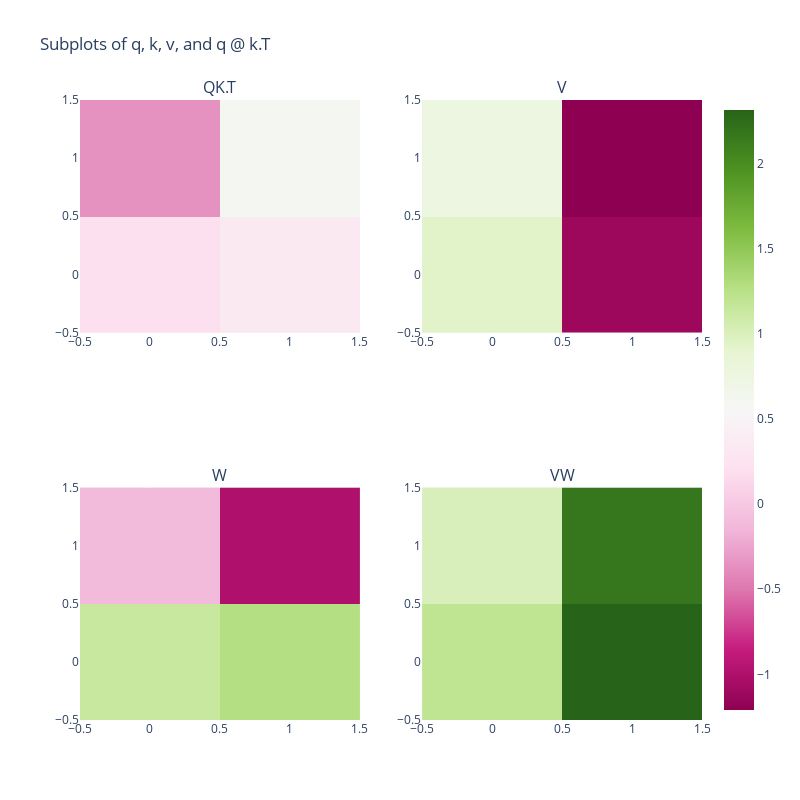

Notebook code cell kept with this figure:
### Code cell
import plotly.express as px
import plotly.subplots as sp

print(model)

qkv = model.transformer[0].attn.in_proj_weight.detach()
q, k, v = qkv.reshape(3, hidden_dim, hidden_dim)
qkT = q @ k.T
w = model.transformer[0].attn.out_proj.weight.detach()

# Create subplots
fig = sp.make_subplots(rows=2, cols=2, subplot_titles=("QK.T", "V", "W", "VW"))

# Add q plot
fig.add_trace(px.imshow(qkT).data[0], row=1, col=1)

# Add k plot
fig.add_trace(px.imshow(v).data[0], row=1, col=2)

# Add v plot
fig.add_trace(px.imshow(w).data[0], row=2, col=1)

# Add q @ k.T plot
fig.add_trace(px.imshow(v @ w).data[0], row=2, col=2)

# Update layout
fig.update_layout(height=800, width=800, title_text="Subplots of q, k, v, and q @ k.T")

fig.show()

### Figure 1 — Plotly figure (JSON) as saved in the notebook; plotly's stock layout.template omitted (floating-point values rounded to 4 significant figures)
{"data": [{"coloraxis": "coloraxis", "hovertemplate": "x: %{x}<br>y: %{y}<br>color: %{z}<extra></extra>", "name": "0", "type": "heatmap", "xaxis": "x", "yaxis": "y", "z": [[0.2063, 0.3442], [-0.3542, 0.6104]]}, {"coloraxis": "coloraxis", "hovertemplate": "x: %{x}<br>y: %{y}<br>color: %{z}<extra></extra>", "name": "0", "type": "heatmap", "xaxis": "x2", "yaxis": "y2", "z": [[0.94, -1.116], [0.7581, -1.209]]}, {"coloraxis": "coloraxis", "hovertemplate": "x: %{x}<br>y: %{y}<br>color: %{z}<extra></extra>", "name": "0", "type": "heatmap", "xaxis": "x3", "yaxis": "y3", "z": [[1.144, 1.274], [-0.1133, -1.003]]}, {"coloraxis": "coloraxis", "hovertemplate": "x: %{x}<br>y: %{y}<br>color: %{z}<extra></extra>", "name": "0", "type": "heatmap", "xaxis": "x4", "yaxis": "y4", "z": [[1.202, 2.316], [1.004, 2.179]]}], "layout": {"annotations": [{"font": {"size": 16}, "showarrow": false, "text": "QK.T", "x": 0.225, "xanchor": "center", "xref": "paper", "y": 1, "yanchor": "bottom", "yref": "paper"}, {"font": {"size": 16}, "showarrow": false, "text": "V", "x": 0.775, "xanchor": "center", "xref": "paper", "y": 1, "yanchor": "bottom", "yref": "paper"}, {"font": {"size": 16}, "showarrow": false, "text": "W", "x": 0.225, "xanchor": "center", "xref": "paper", "y": 0.375, "yanchor": "bottom", "yref": "paper"}, {"font": {"size": 16}, "showarrow": false, "text": "VW", "x": 0.775, "xanchor": "center", "xref": "paper", "y": 0.375, "yanchor": "bottom", "yref": "paper"}], "height": 800, "title": {"text": "Subplots of q, k, v, and q @ k.T"}, "width": 800, "xaxis": {"anchor": "y", "domain": [0, 0.45]}, "xaxis2": {"anchor": "y2", "domain": [0.55, 1]}, "xaxis3": {"anchor": "y3", "domain": [0, 0.45]}, "xaxis4": {"anchor": "y4", "domain": [0.55, 1]}, "yaxis": {"anchor": "x", "domain": [0.625, 1]}, "yaxis2": {"anchor": "x2", "domain": [0.625, 1]}, "yaxis3": {"anchor": "x3", "domain": [0, 0.375]}, "yaxis4": {"anchor": "x4", "domain": [0, 0.375]}}}
